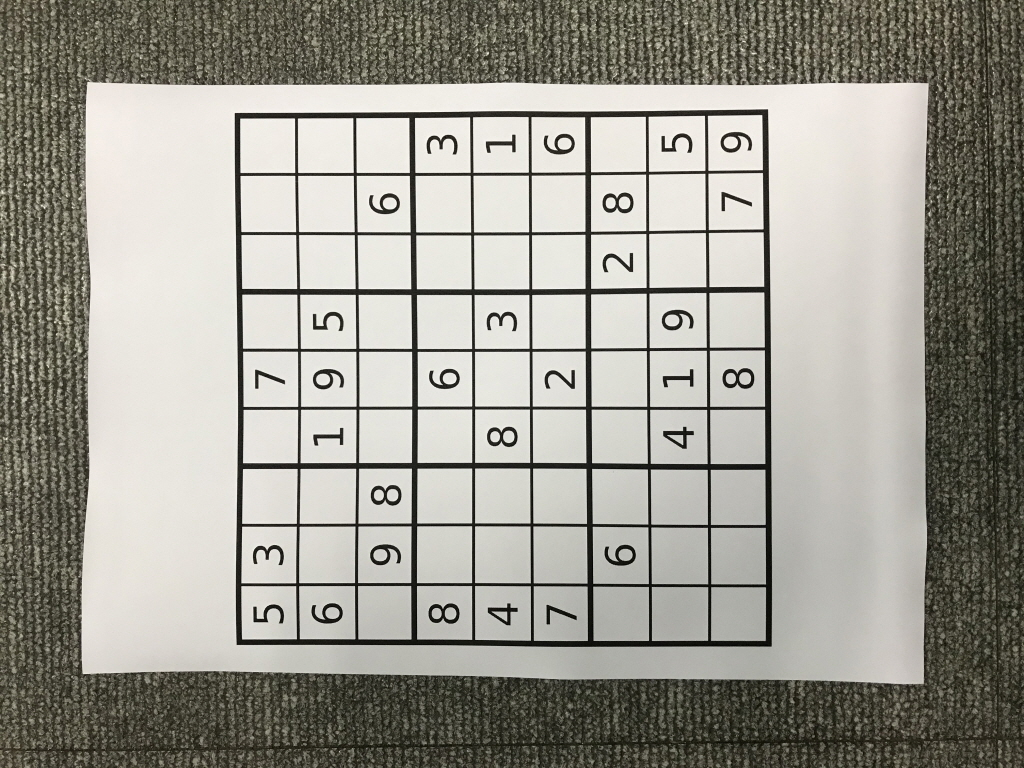
#> input picture sIMG_2164.jpg, 1024 x 768 px, given in place of tracking2-1.avi, which was not available
$ jupyter execute --allow-errors chap141.ipynb   (Python 2 division)   (text cells are left out)
#> lines starting #> are read from the running program, lines starting #| are printed output that depends on the picture; after the words box and inside, x2 and y2 are one past the last pixel; in counts of white or black regions, pixels touching at a corner belong together; pictures that were not available may be replaced by others from this repository, and a replacement may not be noted
[cell 1]
import numpy as np
import cv2

[cell 2]
flags = [i for i in dir(cv2) if i.startswith('COLOR_')]

#> (a cell that did not finish here is left out)

[cell 4]
cap = cv2.VideoCapture('tracking2-1.avi')
while(1):
    # Take each frame
    rat, frame = cap.read()
#> frame is the input picture: shape (768, 1024, 3); mean B, G, R 146.2, 155.1, 157.1
    if rat == False:
        break
# Convert BGR to HSV
    hsv = cv2.cvtColor(frame, cv2.COLOR_BGR2HSV)
#> hsv: shape (768, 1024, 3); mean H, S, V 25, 29.2, 157.3
# define range of blue color in HSV
    lower_blue = np.array([15,50,50])
    upper_blue = np.array([90,255,255])
    # Threshold the HSV image to get only blue colors
    mask = cv2.inRange(hsv, lower_blue, upper_blue)
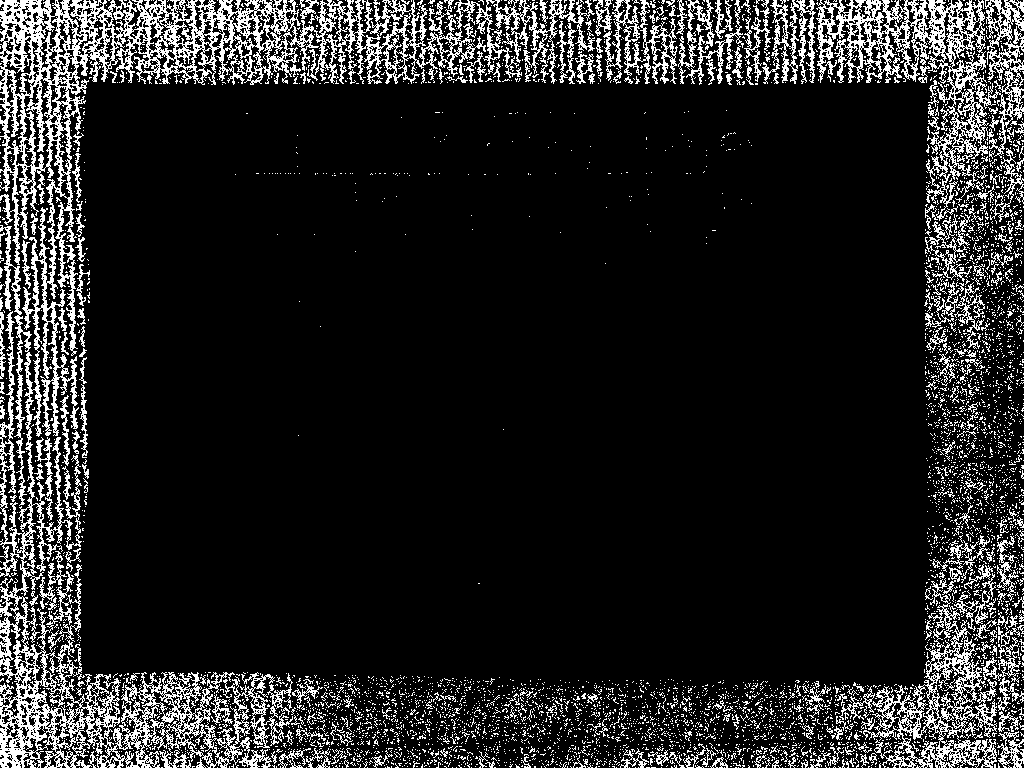
#> mask: shape (768, 1024); 13.7% white in thin lines or dots
# Bitwise-AND mask and original image
    res = cv2.bitwise_and(frame,frame, mask= mask)
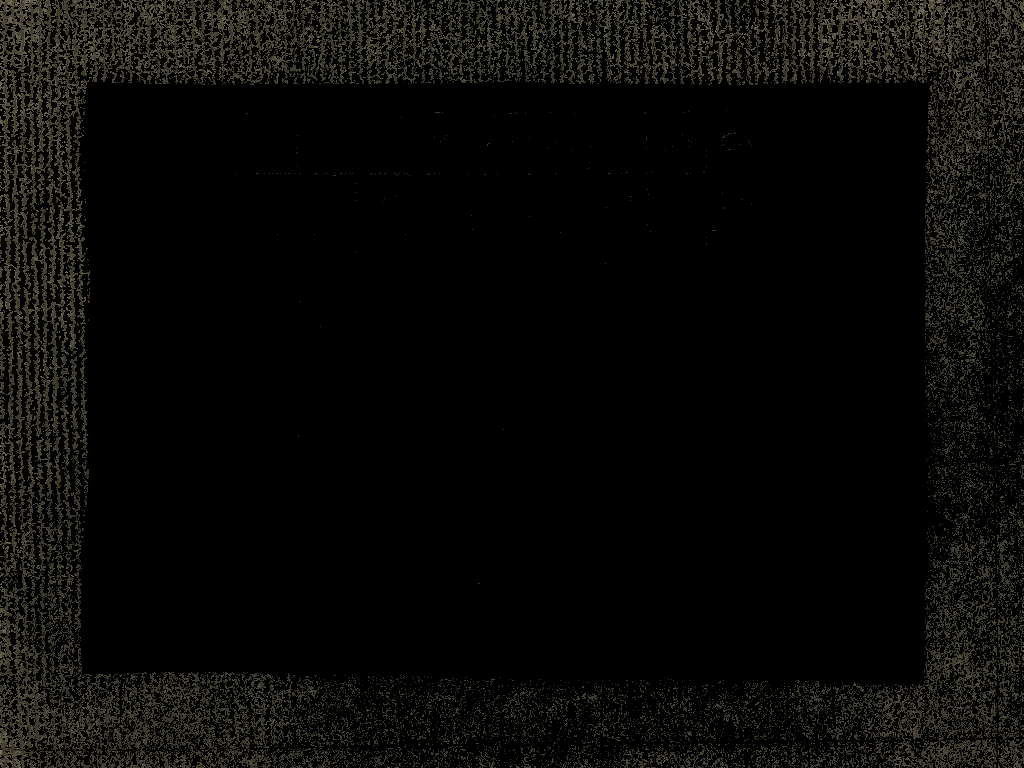
#> res: shape (768, 1024, 3); mean B, G, R 7, 9, 9.3
    cv2.imshow('frame',frame)
    cv2.imshow('mask',mask)
    cv2.imshow('res',res)
    k = cv2.waitKey(5) & 0xFF
#> (key Esc is pressed here)
    if k == 27:
        break
cv2.destroyAllWindows()

$ run again, on sIMG_2168.jpg
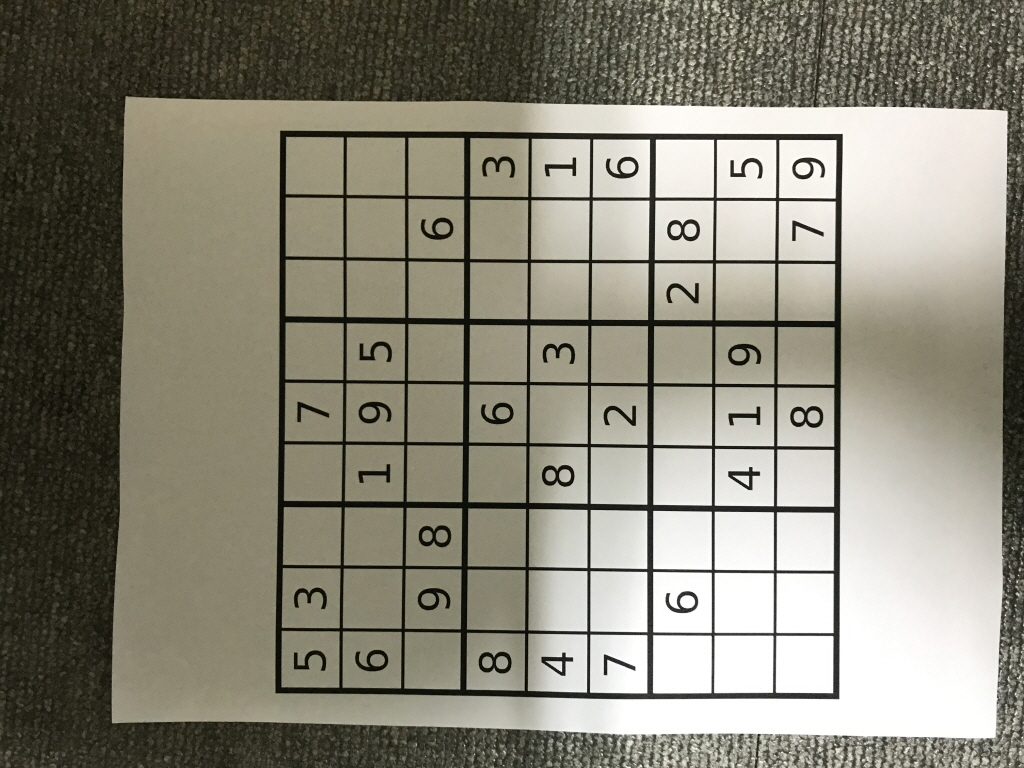
#> input picture sIMG_2168.jpg, 1024 x 768 px, given in place of tracking2-1.avi, which was not available
#> frame is the input picture: shape (768, 1024, 3); mean B, G, R 120.1, 134.1, 137.3
#> hsv: shape (768, 1024, 3); mean H, S, V 24.4, 49.1, 137.4
#> `mask = cv2.inRange(hsv, lower_blue, upper_blue)`:
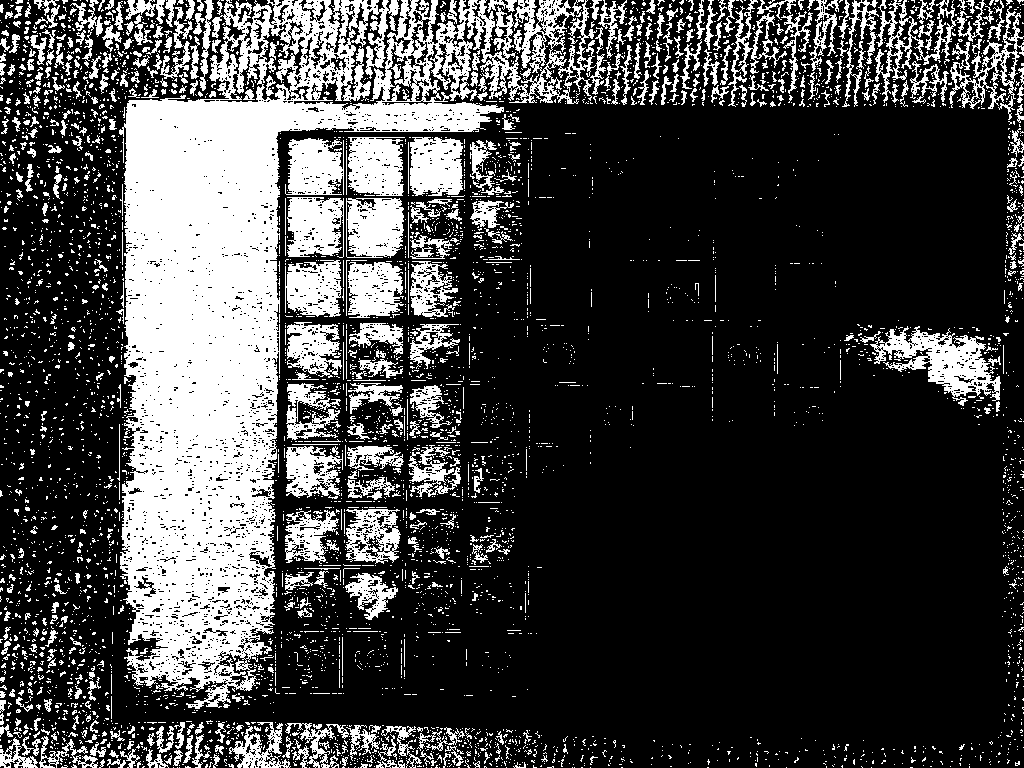
#> mask: shape (768, 1024); 25.9% white; 5073 white regions (4558 under 20 px), largest, box (x1, y1, x2, y2) and area: (119, 0, 597, 709) 106791, (870, 326, 1001, 406) 4190, (346, 198, 404, 258) 2899
#> `res = cv2.bitwise_and(frame,frame, mask= mask)`:
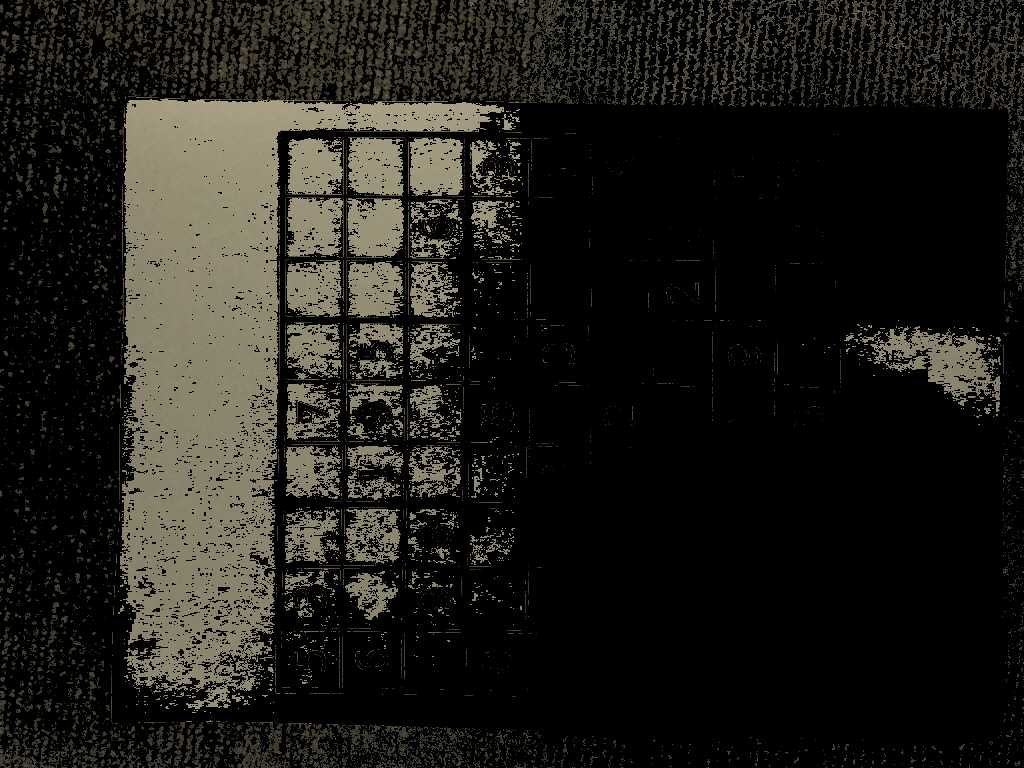
#> res: shape (768, 1024, 3); mean B, G, R 23.7, 29, 30.3

$ run again, on sIMG_2177.jpg
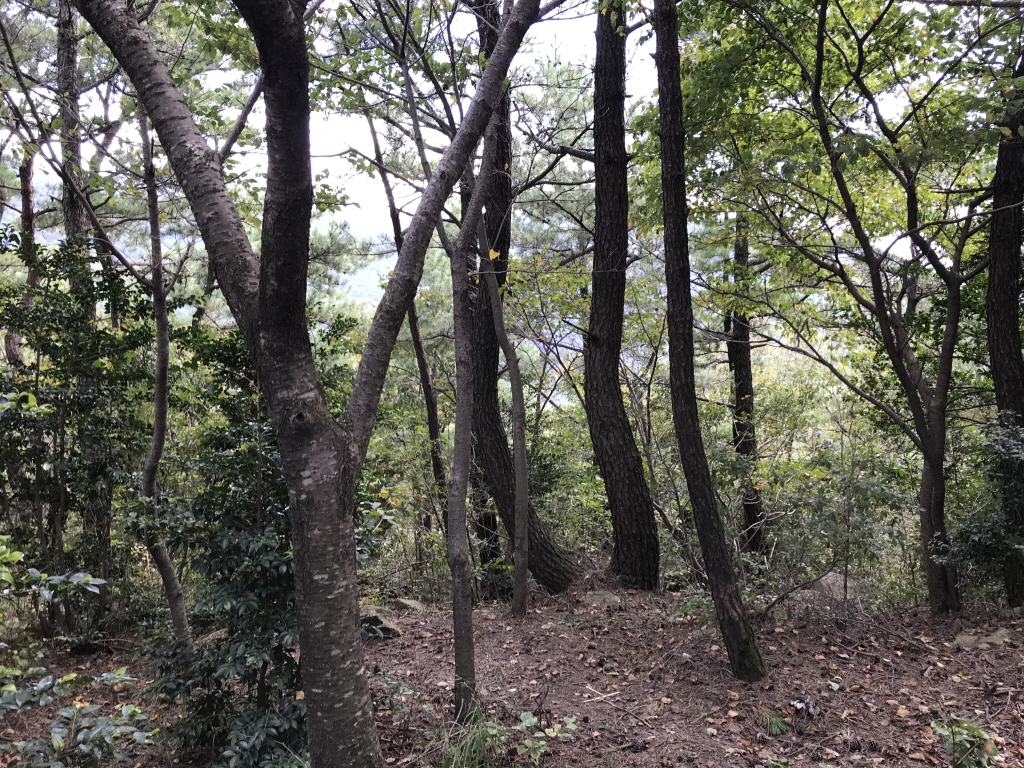
#> input picture sIMG_2177.jpg, 1024 x 768 px, given in place of tracking2-1.avi, which was not available
#> frame is the input picture: shape (768, 1024, 3); mean B, G, R 86.8, 96.1, 97.1
#> hsv: shape (768, 1024, 3); mean H, S, V 67.1, 44.1, 100.5
#> `mask = cv2.inRange(hsv, lower_blue, upper_blue)`:
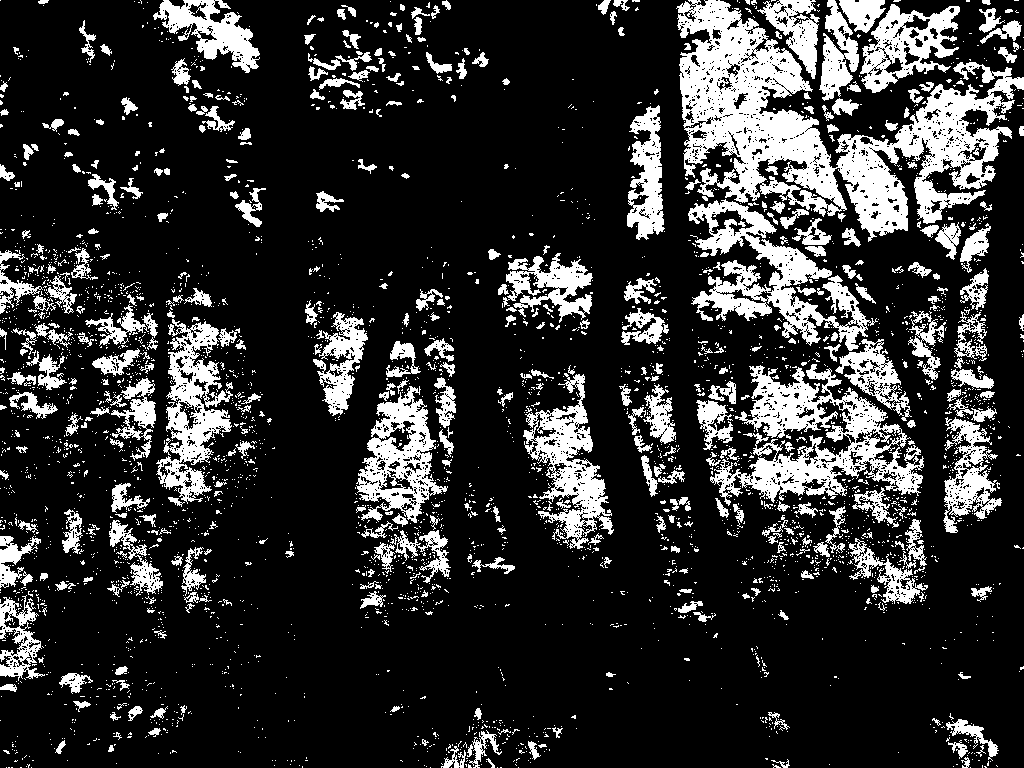
#> mask: shape (768, 1024); 19.3% white; 3573 white regions (3142 under 20 px), largest, box (x1, y1, x2, y2) and area: (676, 0, 1024, 242) 30479, (710, 364, 924, 506) 11281, (688, 199, 878, 351) 8836
#> `res = cv2.bitwise_and(frame,frame, mask= mask)`:
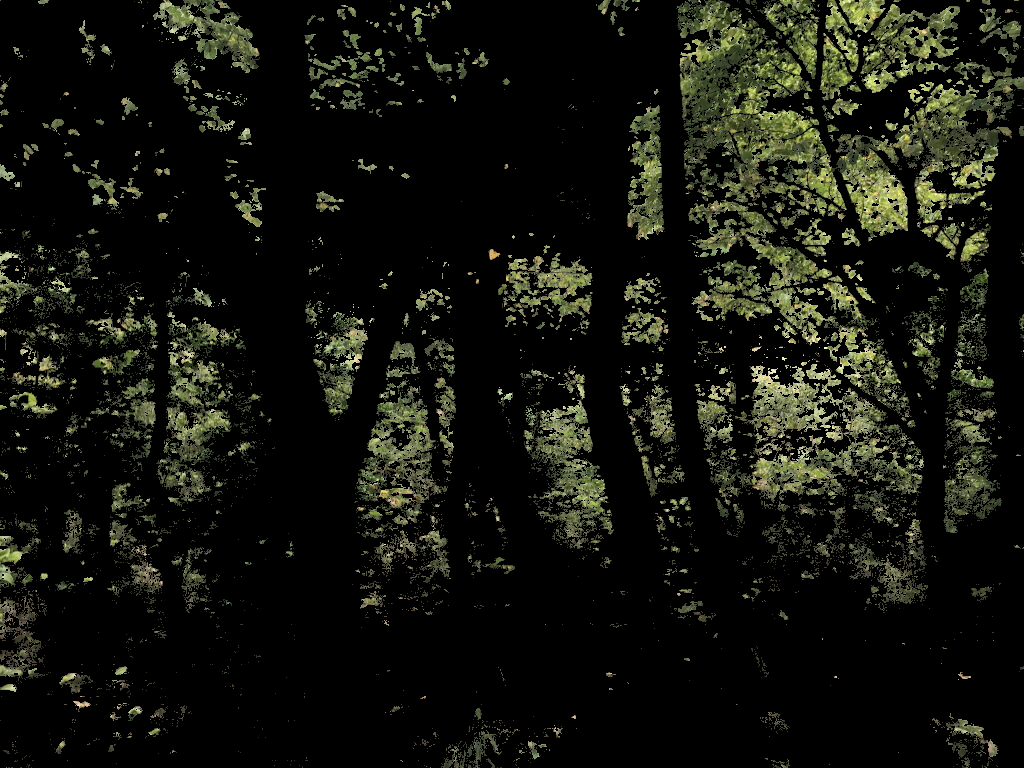
#> res: shape (768, 1024, 3); mean B, G, R 14.4, 21.6, 20.3
